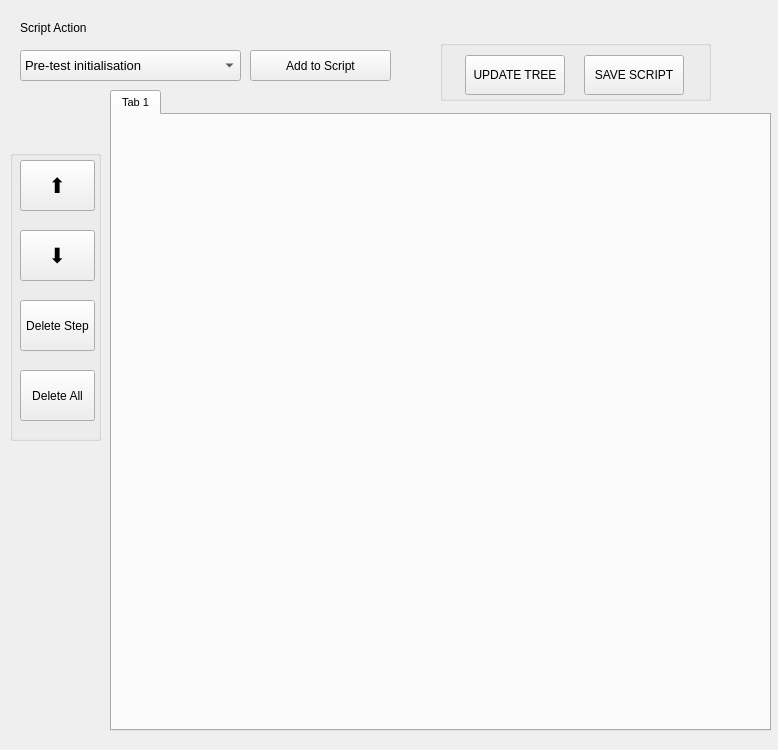
<?xml version="1.0" encoding="UTF-8"?>
<ui version="4.0">
 <class>Form</class>
 <widget class="QWidget" name="Form">
  <property name="geometry">
   <rect>
    <x>0</x>
    <y>0</y>
    <width>778</width>
    <height>750</height>
   </rect>
  </property>
  <property name="minimumSize">
   <size>
    <width>778</width>
    <height>750</height>
   </size>
  </property>
  <property name="maximumSize">
   <size>
    <width>1050</width>
    <height>750</height>
   </size>
  </property>
  <property name="windowTitle">
   <string>Form</string>
  </property>
  <widget class="QTabWidget" name="tabWidget">
   <property name="geometry">
    <rect>
     <x>110</x>
     <y>90</y>
     <width>661</width>
     <height>641</height>
    </rect>
   </property>
   <property name="font">
    <font>
     <pointsize>8</pointsize>
    </font>
   </property>
   <property name="currentIndex">
    <number>0</number>
   </property>
   <widget class="QWidget" name="tab_13">
    <attribute name="title">
     <string>Tab 1</string>
    </attribute>
    <layout class="QGridLayout" name="gridLayout_8">
     <item row="0" column="0">
      <layout class="QGridLayout" name="action_widget_layout"/>
     </item>
    </layout>
   </widget>
  </widget>
  <widget class="QComboBox" name="script_cmd_dropdown">
   <property name="geometry">
    <rect>
     <x>20</x>
     <y>50</y>
     <width>221</width>
     <height>31</height>
    </rect>
   </property>
   <property name="font">
    <font>
     <pointsize>10</pointsize>
    </font>
   </property>
   <property name="currentText">
    <string>Pre-test initialisation</string>
   </property>
   <item>
    <property name="text">
     <string>Pre-test initialisation</string>
    </property>
   </item>
   <item>
    <property name="text">
     <string>Prompt user for action</string>
    </property>
   </item>
   <item>
    <property name="text">
     <string>Loop over elements</string>
    </property>
   </item>
   <item>
    <property name="text">
     <string>End loop</string>
    </property>
   </item>
   <item>
    <property name="text">
     <string>Configure function generator</string>
    </property>
   </item>
   <item>
    <property name="text">
     <string>Configure oscilloscope channels</string>
    </property>
   </item>
   <item>
    <property name="text">
     <string>Configure oscilloscope timebase</string>
    </property>
   </item>
   <item>
    <property name="text">
     <string>Autoset timebase</string>
    </property>
   </item>
   <item>
    <property name="text">
     <string>Home system</string>
    </property>
   </item>
   <item>
    <property name="text">
     <string>Move system</string>
    </property>
   </item>
   <item>
    <property name="text">
     <string>Select UA channel</string>
    </property>
   </item>
   <item>
    <property name="text">
     <string>Find element &quot;n&quot;</string>
    </property>
   </item>
   <item>
    <property name="text">
     <string>Frequency sweep</string>
    </property>
   </item>
   <item>
    <property name="text">
     <string>Measure element efficiency (RFB)</string>
    </property>
   </item>
   <item>
    <property name="text">
     <string>Save results</string>
    </property>
   </item>
  </widget>
  <widget class="QPushButton" name="add_cmd_to_script_button">
   <property name="geometry">
    <rect>
     <x>250</x>
     <y>50</y>
     <width>141</width>
     <height>31</height>
    </rect>
   </property>
   <property name="font">
    <font>
     <pointsize>9</pointsize>
    </font>
   </property>
   <property name="text">
    <string>Add to Script</string>
   </property>
  </widget>
  <widget class="QGroupBox" name="script_command_buttons">
   <property name="geometry">
    <rect>
     <x>10</x>
     <y>150</y>
     <width>91</width>
     <height>291</height>
    </rect>
   </property>
   <property name="title">
    <string/>
   </property>
   <widget class="QPushButton" name="delete_all_button">
    <property name="geometry">
     <rect>
      <x>10</x>
      <y>220</y>
      <width>75</width>
      <height>51</height>
     </rect>
    </property>
    <property name="font">
     <font>
      <pointsize>9</pointsize>
     </font>
    </property>
    <property name="text">
     <string>Delete All</string>
    </property>
   </widget>
   <widget class="QPushButton" name="move_cmd_up_button">
    <property name="geometry">
     <rect>
      <x>10</x>
      <y>10</y>
      <width>75</width>
      <height>51</height>
     </rect>
    </property>
    <property name="font">
     <font>
      <pointsize>16</pointsize>
     </font>
    </property>
    <property name="text">
     <string>⬆️</string>
    </property>
   </widget>
   <widget class="QPushButton" name="delete_step_button">
    <property name="geometry">
     <rect>
      <x>10</x>
      <y>150</y>
      <width>75</width>
      <height>51</height>
     </rect>
    </property>
    <property name="font">
     <font>
      <pointsize>9</pointsize>
     </font>
    </property>
    <property name="text">
     <string>Delete Step</string>
    </property>
   </widget>
   <widget class="QPushButton" name="move_cmd_down_button">
    <property name="geometry">
     <rect>
      <x>10</x>
      <y>80</y>
      <width>75</width>
      <height>51</height>
     </rect>
    </property>
    <property name="font">
     <font>
      <pointsize>16</pointsize>
     </font>
    </property>
    <property name="text">
     <string>⬇️</string>
    </property>
   </widget>
  </widget>
  <widget class="QLabel" name="label_132">
   <property name="geometry">
    <rect>
     <x>20</x>
     <y>20</y>
     <width>71</width>
     <height>16</height>
    </rect>
   </property>
   <property name="font">
    <font>
     <pointsize>9</pointsize>
    </font>
   </property>
   <property name="text">
    <string>Script Action</string>
   </property>
  </widget>
  <widget class="QGroupBox" name="groupBox">
   <property name="geometry">
    <rect>
     <x>440</x>
     <y>40</y>
     <width>271</width>
     <height>61</height>
    </rect>
   </property>
   <property name="title">
    <string/>
   </property>
   <layout class="QHBoxLayout" name="horizontalLayout">
    <item>
     <widget class="QPushButton" name="update_tree_button">
      <property name="minimumSize">
       <size>
        <width>0</width>
        <height>40</height>
       </size>
      </property>
      <property name="maximumSize">
       <size>
        <width>100</width>
        <height>16777215</height>
       </size>
      </property>
      <property name="font">
       <font>
        <pointsize>9</pointsize>
       </font>
      </property>
      <property name="text">
       <string>UPDATE TREE</string>
      </property>
     </widget>
    </item>
    <item>
     <widget class="QPushButton" name="save_script_button">
      <property name="minimumSize">
       <size>
        <width>0</width>
        <height>40</height>
       </size>
      </property>
      <property name="maximumSize">
       <size>
        <width>100</width>
        <height>16777215</height>
       </size>
      </property>
      <property name="font">
       <font>
        <pointsize>9</pointsize>
       </font>
      </property>
      <property name="text">
       <string>SAVE SCRIPT</string>
      </property>
     </widget>
    </item>
   </layout>
  </widget>
 </widget>
 <resources/>
 <connections/>
</ui>
